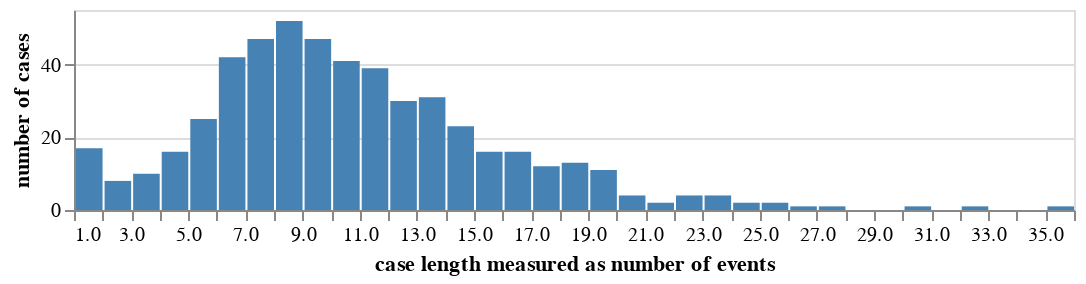

The code cell stored with this chart in its notebook:
### Markdown cell above
### Profile work
- Proprietary: case type (special loan or not; high vs. low risk); time type (school holiday or not)

### Code cell
case_length = log.groupby('case_id').agg(
    num_events_in_case=pd.NamedAgg('activity', aggfunc=len)
).reset_index()
log = log.merge(case_length, how='left', on='case_id')

multi = alt.selection_multi()
alt.Chart(case_length).mark_bar().encode(
    x=alt.X(
        'num_events_in_case:Q', 
        bin=alt.Bin(extent=[case_length['num_events_in_case'].min(), case_length['num_events_in_case'].max()], step=1)
    ).title('case length measured as number of events'),
    y=alt.Y('count()').title('number of cases'),
    color=alt.condition(multi, alt.value('steelblue'), alt.value('lightgray'))
).properties(height=100, width=500).add_params(
    multi
)

### Figure 1 — Vega specification as saved in the notebook (floating-point values rounded to 4 significant figures)
{"$schema": "https://vega.github.io/schema/vega/v5.json", "data": [{"name": "param_1_store", "values": []}, {"name": "source_0", "values": [{"__count": 52, "_vgsid_": 1, "bin_extent_1_36_step_1_num_events_in_case": 8.0, "bin_extent_1_36_step_1_num_events_in_case_end": 9.0}, {"__count": 13, "_vgsid_": 2, "bin_extent_1_36_step_1_num_events_in_case": 18.0, "bin_extent_1_36_step_1_num_events_in_case_end": 19.0}, {"__count": 25, "_vgsid_": 3, "bin_extent_1_36_step_1_num_events_in_case": 5.0, "bin_extent_1_36_step_1_num_events_in_case_end": 6.0}, {"__count": 8, "_vgsid_": 4, "bin_extent_1_36_step_1_num_events_in_case": 2.0, "bin_extent_1_36_step_1_num_events_in_case_end": 3.0}, {"__count": 42, "_vgsid_": 5, "bin_extent_1_36_step_1_num_events_in_case": 6.0, "bin_extent_1_36_step_1_num_events_in_case_end": 7.0}, {"__count": 39, "_vgsid_": 6, "bin_extent_1_36_step_1_num_events_in_case": 11.0, "bin_extent_1_36_step_1_num_events_in_case_end": 12.0}, {"__count": 31, "_vgsid_": 7, "bin_extent_1_36_step_1_num_events_in_case": 13.0, "bin_extent_1_36_step_1_num_events_in_case_end": 14.0}, {"__count": 30, "_vgsid_": 8, "bin_extent_1_36_step_1_num_events_in_case": 12.0, "bin_extent_1_36_step_1_num_events_in_case_end": 13.0}, {"__count": 47, "_vgsid_": 9, "bin_extent_1_36_step_1_num_events_in_case": 7.0, "bin_extent_1_36_step_1_num_events_in_case_end": 8.0}, {"__count": 12, "_vgsid_": 10, "bin_extent_1_36_step_1_num_events_in_case": 17.0, "bin_extent_1_36_step_1_num_events_in_case_end": 18.0}, {"__count": 17, "_vgsid_": 11, "bin_extent_1_36_step_1_num_events_in_case": 1.0, "bin_extent_1_36_step_1_num_events_in_case_end": 2.0}, {"__count": 16, "_vgsid_": 12, "bin_extent_1_36_step_1_num_events_in_case": 16.0, "bin_extent_1_36_step_1_num_events_in_case_end": 17.0}, {"__count": 23, "_vgsid_": 13, "bin_extent_1_36_step_1_num_events_in_case": 14.0, "bin_extent_1_36_step_1_num_events_in_case_end": 15.0}, {"__count": 16, "_vgsid_": 14, "bin_extent_1_36_step_1_num_events_in_case": 15.0, "bin_extent_1_36_step_1_num_events_in_case_end": 16.0}, {"__count": 2, "_vgsid_": 15, "bin_extent_1_36_step_1_num_events_in_case": 25.0, "bin_extent_1_36_step_1_num_events_in_case_end": 26.0}, {"__count": 47, "_vgsid_": 16, "bin_extent_1_36_step_1_num_events_in_case": 9.0, "bin_extent_1_36_step_1_num_events_in_case_end": 10.0}, {"__count": 11, "_vgsid_": 17, "bin_extent_1_36_step_1_num_events_in_case": 19.0, "bin_extent_1_36_step_1_num_events_in_case_end": 20.0}, {"__count": 4, "_vgsid_": 18, "bin_extent_1_36_step_1_num_events_in_case": 20.0, "bin_extent_1_36_step_1_num_events_in_case_end": 21.0}, {"__count": 41, "_vgsid_": 19, "bin_extent_1_36_step_1_num_events_in_case": 10.0, "bin_extent_1_36_step_1_num_events_in_case_end": 11.0}, {"__count": 10, "_vgsid_": 20, "bin_extent_1_36_step_1_num_events_in_case": 3.0, "bin_extent_1_36_step_1_num_events_in_case_end": 4.0}, {"__count": 4, "_vgsid_": 21, "bin_extent_1_36_step_1_num_events_in_case": 23.0, "bin_extent_1_36_step_1_num_events_in_case_end": 24.0}, {"__count": 16, "_vgsid_": 22, "bin_extent_1_36_step_1_num_events_in_case": 4.0, "bin_extent_1_36_step_1_num_events_in_case_end": 5.0}, {"__count": 4, "_vgsid_": 23, "bin_extent_1_36_step_1_num_events_in_case": 22.0, "bin_extent_1_36_step_1_num_events_in_case_end": 23.0}, {"__count": 1, "_vgsid_": 24, "bin_extent_1_36_step_1_num_events_in_case": 27.0, "bin_extent_1_36_step_1_num_events_in_case_end": 28.0}, {"__count": 2, "_vgsid_": 25, "bin_extent_1_36_step_1_num_events_in_case": 24.0, "bin_extent_1_36_step_1_num_events_in_case_end": 25.0}, {"__count": 2, "_vgsid_": 26, "bin_extent_1_36_step_1_num_events_in_case": 21.0, "bin_extent_1_36_step_1_num_events_in_case_end": 22.0}, {"__count": 1, "_vgsid_": 27, "bin_extent_1_36_step_1_num_events_in_case": 26.0, "bin_extent_1_36_step_1_num_events_in_case_end": 27.0}, {"__count": 1, "_vgsid_": 28, "bin_extent_1_36_step_1_num_events_in_case": 30.0, "bin_extent_1_36_step_1_num_events_in_case_end": 31.0}, {"__count": 1, "_vgsid_": 29, "bin_extent_1_36_step_1_num_events_in_case": 35.0, "bin_extent_1_36_step_1_num_events_in_case_end": 36.0}, {"__count": 1, "_vgsid_": 30, "bin_extent_1_36_step_1_num_events_in_case": 32.0, "bin_extent_1_36_step_1_num_events_in_case_end": 33.0}]}, {"name": "source_0_y_domain___count", "values": [{"min": 1, "max": 52}]}], "signals": [{"name": "bin_extent_1_36_step_1_num_events_in_case_bins", "value": {"fields": ["num_events_in_case"], "fname": "bin_num_events_in_case", "start": 1.0, "step": 1.0, "stop": 36.0}}, {"name": "unit", "value": {}, "on": [{"events": "pointermove", "update": "isTuple(group()) ? group() : unit"}]}, {"name": "param_1", "update": "vlSelectionResolve(\"param_1_store\", \"union\", true, true)"}, {"name": "param_1_tuple", "on": [{"events": [{"source": "scope", "type": "click"}], "update": "datum && item().mark.marktype !== 'group' && indexof(item().mark.role, 'legend') < 0 ? {unit: \"\", _vgsid_: (item().isVoronoi ? datum.datum : datum)[\"_vgsid_\"]} : null", "force": true}, {"events": [{"source": "view", "type": "dblclick"}], "update": "null"}]}, {"name": "param_1_toggle", "value": false, "on": [{"events": [{"source": "scope", "type": "click"}], "update": "event.shiftKey"}, {"events": [{"source": "view", "type": "dblclick"}], "update": "false"}]}, {"name": "param_1_modify", "on": [{"events": {"signal": "param_1_tuple"}, "update": "modify(\"param_1_store\", param_1_toggle ? null : param_1_tuple, param_1_toggle ? null : true, param_1_toggle ? param_1_tuple : null)"}]}], "marks": [{"type": "rect", "name": "marks", "from": {"data": "source_0"}, "encode": {"update": {"fill": [{"value": "steelblue", "test": "!length(data(\"param_1_store\")) || vlSelectionIdTest(\"param_1_store\", datum)"}, {"value": "lightgray"}], "ariaRoleDescription": {"value": "bar"}, "description": {"signal": "\"case length measured as number of events: \" + (!isValid(datum[\"bin_extent_1_36_step_1_num_events_in_case\"]) || !isFinite(+datum[\"bin_extent_1_36_step_1_num_events_in_case\"]) ? \"null\" : format(datum[\"bin_extent_1_36_step_1_num_events_in_case\"], \"\") + \" – \" + format(datum[\"bin_extent_1_36_step_1_num_events_in_case_end\"], \"\")) + \"; number of cases: \" + (format(datum[\"__count\"], \"\"))"}, "x2": {"field": "bin_extent_1_36_step_1_num_events_in_case", "scale": "x", "offset": {"signal": "0.5 + (abs(scale(\"x\", datum[\"bin_extent_1_36_step_1_num_events_in_case_end\"]) - scale(\"x\", datum[\"bin_extent_1_36_step_1_num_events_in_case\"])) < 0.25 ? -0.5 * (0.25 - (abs(scale(\"x\", datum[\"bin_extent_1_36_step_1_num_events_in_case_end\"]) - scale(\"x\", datum[\"bin_extent_1_36_step_1_num_events_in_case\"])))) : 0.5)"}}, "x": {"field": "bin_extent_1_36_step_1_num_events_in_case_end", "scale": "x", "offset": {"signal": "0.5 + (abs(scale(\"x\", datum[\"bin_extent_1_36_step_1_num_events_in_case_end\"]) - scale(\"x\", datum[\"bin_extent_1_36_step_1_num_events_in_case\"])) < 0.25 ? 0.5 * (0.25 - (abs(scale(\"x\", datum[\"bin_extent_1_36_step_1_num_events_in_case_end\"]) - scale(\"x\", datum[\"bin_extent_1_36_step_1_num_events_in_case\"])))) : -0.5)"}}, "y2": {"value": 0, "scale": "y"}, "y": {"field": "__count", "scale": "y"}}}, "style": ["bar"], "interactive": true}], "scales": [{"name": "x", "type": "linear", "domain": {"signal": "[bin_extent_1_36_step_1_num_events_in_case_bins.start, bin_extent_1_36_step_1_num_events_in_case_bins.stop]"}, "range": [0, {"signal": "width"}], "bins": {"signal": "bin_extent_1_36_step_1_num_events_in_case_bins"}, "zero": false}, {"name": "y", "type": "linear", "domain": [{"signal": "(data(\"source_0_y_domain___count\")[0] || {}).min"}, {"signal": "(data(\"source_0_y_domain___count\")[0] || {}).max"}], "range": [{"signal": "height"}, 0], "nice": true, "zero": true}], "axes": [{"scale": "y", "labels": false, "gridScale": "x", "domain": false, "grid": true, "ticks": false, "zindex": 0, "tickCount": {"signal": "ceil(height/40)"}, "orient": "left", "maxExtent": 0, "minExtent": 0, "aria": false}, {"scale": "x", "orient": "bottom", "labelOverlap": true, "tickCount": {"signal": "ceil(width/10)"}, "zindex": 0, "labelFlush": true, "title": "case length measured as number of events", "grid": false}, {"scale": "y", "labelOverlap": true, "title": "number of cases", "grid": false, "tickCount": {"signal": "ceil(height/40)"}, "zindex": 0, "orient": "left"}], "padding": 5, "width": 500, "height": 100, "background": "white", "style": "cell"}
